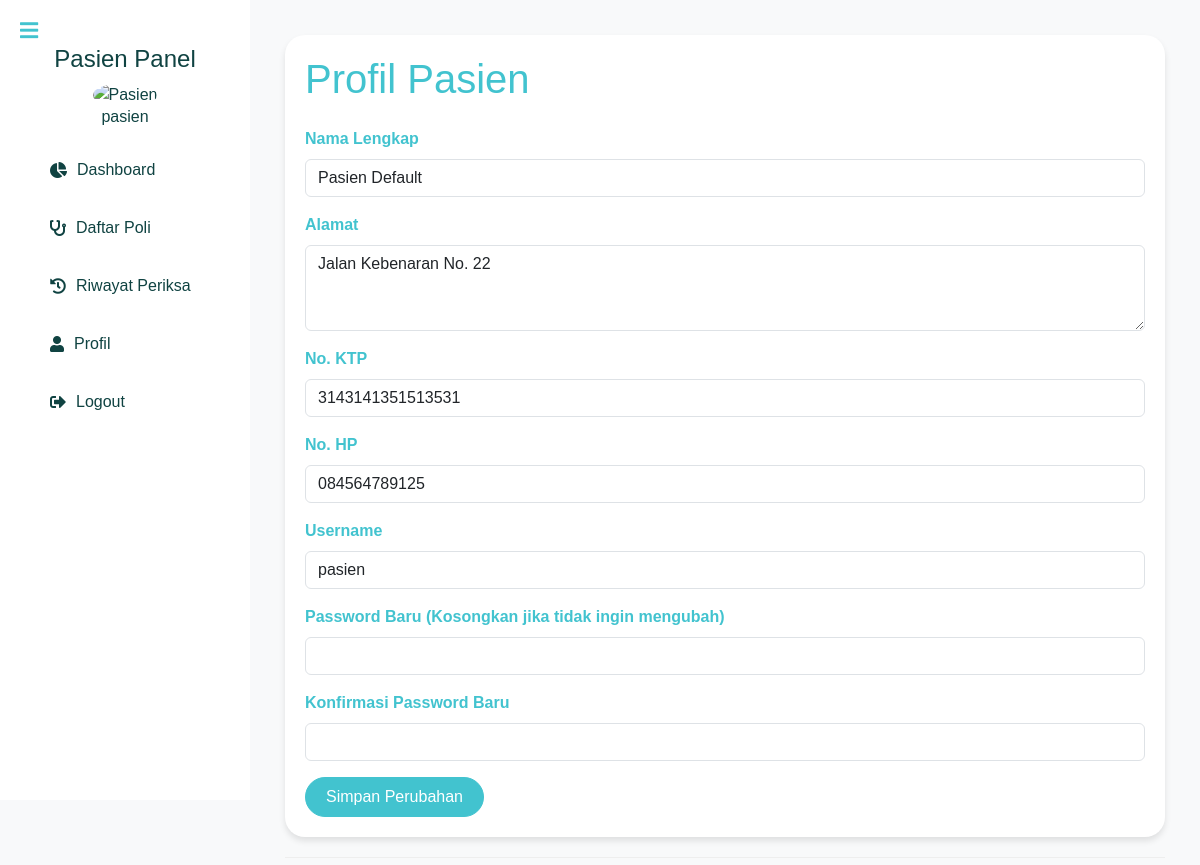
Page /pasien/sampah/profil_lama.php (signed in) on the committed database.
### tables this page shows
CREATE TABLE `pasien` (
  `id` int NOT NULL,
  `nama` varchar(150) NOT NULL,
  `alamat` varchar(255) NOT NULL,
  `no_ktp` varchar(16) NOT NULL,
  `no_hp` varchar(15) NOT NULL,
  `no_rm` char(10) NOT NULL,
  `username` varchar(30) NOT NULL,
  `password` varchar(255) NOT NULL
);

### pasien/sampah/profil_lama.php (the view, shortened to what this page needs)
<?php
include '../includes/db.php';
$username = $_SESSION['username'];
$query = "SELECT * FROM pasien WHERE username = ?";
$stmt = $conn->prepare($query);
$stmt->bind_param("s", $username);
$stmt->execute();
$result = $stmt->get_result();
$pasien = $result->fetch_assoc();
$current_page = basename($_SERVER['PHP_SELF']);
?>
<!DOCTYPE html>
<html lang="en">
<head>
    <link rel="stylesheet" href="https://cdn.jsdelivr.net/npm/bootstrap@5.3.0/dist/css/bootstrap.min.css">
    <link rel="stylesheet" href="https://cdnjs.cloudflare.com/ajax/libs/font-awesome/5.15.4/css/all.min.css">
    <link rel="stylesheet" href="../assets/css/admin/styles.css">
    <link rel="stylesheet" href="https://cdn.jsdelivr.net/npm/sweetalert2@11/dist/sweetalert2.min.css">
</head>
<body>
    <button class="toggle-btn" onclick="toggleSidebar()">
        <i class="fas fa-bars"></i>
    </button>
    <div class="sidebar" id="sidebar">
        <div class="avatar-container">
            <h4 id="admin-panel">Pasien Panel</h4>
            <img src="../assets/images/avatar-patient.png" class="admin-avatar" alt="Pasien">
            <h6 id="admin-name"><?= htmlspecialchars($username) ?></h6>
        </div>
        <a href="dashboard_pasien.php" class="<?php echo ($current_page == 'dashboard_pasien.php') ? 'active' : ''; ?>">
            <i class="fas fa-chart-pie"></i> <span>Dashboard</span>
        </a>
        <a href="daftar_poli.php" class="<?php echo ($current_page == 'daftar_poli.php') ? 'active' : ''; ?>">
            <i class="fas fa-stethoscope"></i> <span>Daftar Poli</span>
        </a>
        <a href="riwayat_periksa.php" class="<?php echo ($current_page == 'riwayat_periksa.php') ? 'active' : ''; ?>">
            <i class="fas fa-history"></i> <span>Riwayat Periksa</span>
        </a>
        <a href="profil_pasien.php" class="<?php echo ($current_page == 'profil_pasien.php') ? 'active' : ''; ?>">
            <i class="fas fa-user"></i> <span>Profil</span>
        </a>
        <a href="../logout.php" class="<?php echo ($current_page == 'logout.php') ? 'active' : ''; ?>">
            <i class="fas fa-sign-out-alt"></i> <span>Logout</span>
        </a>
    </div>
    <div class="content" id="content">
        <div class="container">
            <h1 class="mb-4">Profil Pasien</h1>
            <div class="card-profilpasien">
                <div class="card-body">
                    <form id="profileForm" method="POST">
                        <div class="mb-3">
                            <label for="nama" class="form-label"><span><strong style="color: #42c3cf;">Nama Lengkap</strong></span></label>
                            <input type="text" class="form-control" id="nama" name="nama" value="<?= htmlspecialchars($pasien['nama']) ?>" required>
                        </div>
                        <div class="mb-3">
                            <label for="alamat" class="form-label"><span><strong style="color: #42c3cf;">Alamat</strong></span></label>
                            <textarea class="form-control" id="alamat" name="alamat" rows="3" required><?= htmlspecialchars($pasien['alamat']) ?></textarea>
                        </div>
                        <div class="mb-3">
                            <label for="no_ktp" class="form-label"><span><strong style="color: #42c3cf;">No. KTP</strong></span></label>
                            <input type="text" class="form-control" id="no_ktp" name="no_ktp" value="<?= htmlspecialchars($pasien['no_ktp']) ?>" required>
                        </div>
                        <div class="mb-3">
                            <label for="no_hp" class="form-label"><span><strong style="color: #42c3cf;">No. HP</strong></span></label>
                            <input type="tel" class="form-control" id="no_hp" name="no_hp" value="<?= htmlspecialchars($pasien['no_hp']) ?>" required>
                        </div>
                        <div class="mb-3">
                            <label for="username" class="form-label"><span><strong style="color: #42c3cf;">Username</strong></span></label>
                            <input type="text" class="form-control" id="username" name="username" value="<?= htmlspecialchars($pasien['username']) ?>" required>
                        </div>
                        <div class="mb-3">
                            <label for="new_password" class="form-label"><span><strong style="color: #42c3cf;">Password Baru (Kosongkan jika tidak ingin mengubah)</strong></span></label>
                            <input type="password" class="form-control" id="new_password" name="new_password">
                        </div>
                        <div class="mb-3">
                            <label for="confirm_password" class="form-label"><span><strong style="color: #42c3cf;">Konfirmasi Password Baru</strong></span></label>
                            <input type="password" class="form-control" id="confirm_password" name="confirm_password">
                        </div>
                        <button type="submit" class="btn btn-primary">Simpan Perubahan</button>
                    </form>
                </div>
            </div>
        </div>
    </div>
</body>
</html>

### assets/css/admin/styles.css (style rules this page uses)
body { font-family: Arial, sans-serif; background-color: #f8f9fa; margin: 0; }
.sidebar { height: 100vh; width: 250px; background-color: #ffffff; color: #104342; position: fixed; padding-top: 35px; transition: all 0.3s ease-in-out; overflow-y: auto; z-index: 1000; }
.sidebar a { color: #104342; text-decoration: none; padding: 12px 30px; display: flex; align-items: center; gap: 10px; margin: 10px 20px; transition: all 0.3s ease-in-out; border-radius: 10px; }
.container { background-color: #fff; border-radius: 20px; box-shadow: 0 4px 6px rgba(0, 0, 0, 0.1); padding: 20px; }
h1 { color: #42c3cf; }
.btn-primary { background-color: #42c3cf; border-color: #42c3cf; border-radius: 30px; padding: 7px 20px; }
.admin-avatar { width: 60px; height: 60px; border-radius: 50%; object-fit: cover; }
.avatar-container { text-align: center; margin-bottom: 20px; padding-top: 10px; }
.content { margin-left: 250px; padding: 35px; transition: all 0.3s ease-in-out; }
.toggle-btn { position: absolute; top: 10px; left: 10px; background-color: rgba(255, 255, 255, 0); color: #42c3cf; border: none; cursor: pointer; padding: 5px 10px; font-size: 1.3rem; z-index: 1100; border-radius: 5px; }
.content::after { content: "© Destio Wahyu. All Rights Reserved."; display: block; text-align: center; font-size: 14px; color: #666; margin-top: 20px; padding: 10px 0; border-top: 1px solid #eee; }

### rows in the picture
pasien: nama "Pasien Default", alamat "Jalan Kebenaran No. 22", no_ktp "3143141351513531", no_hp "084564789125", username "pasien"

### other values in the picture
$username "pasien"
